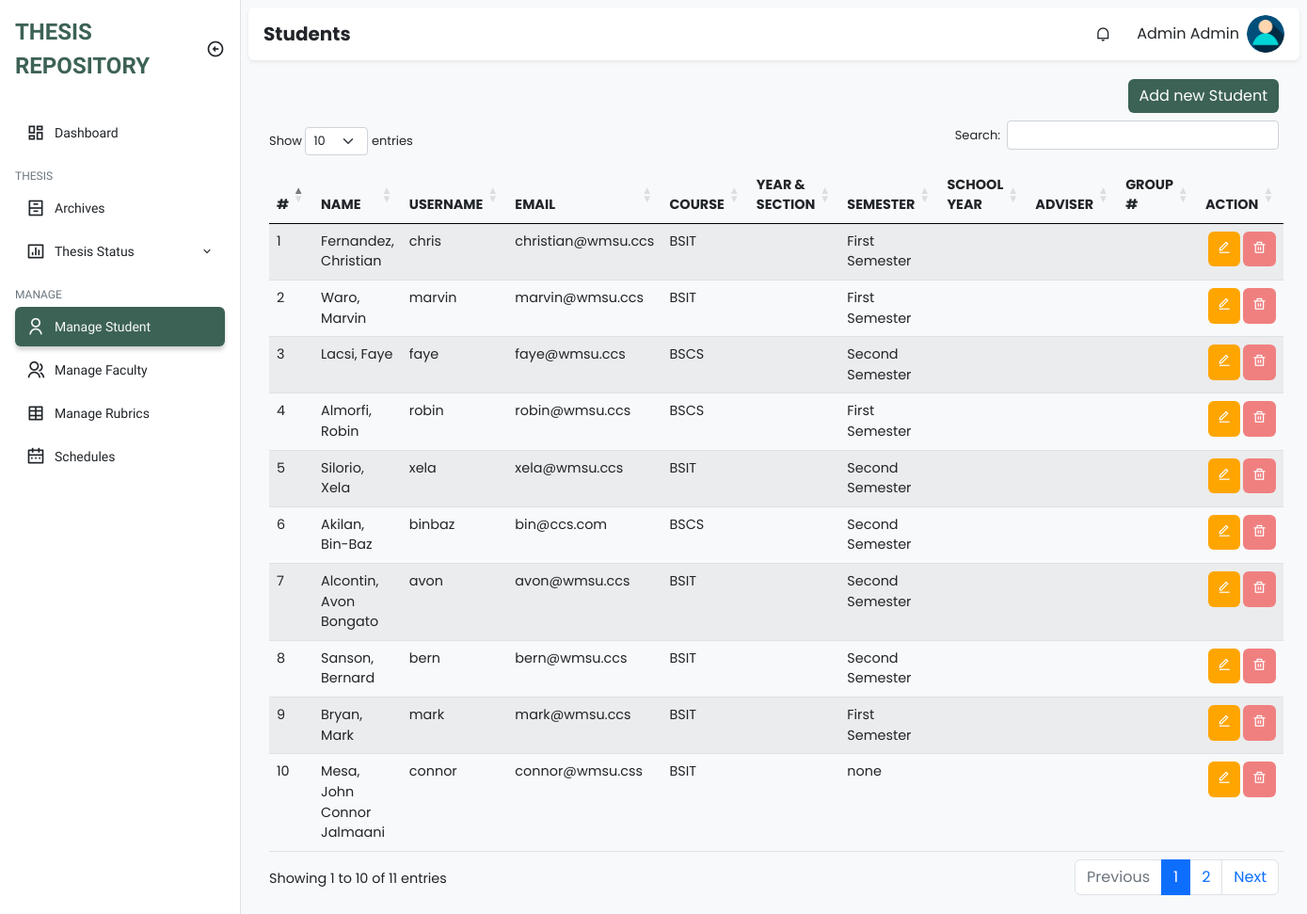
Page /admin/manage_students.php (signed in) on the earlier database version.
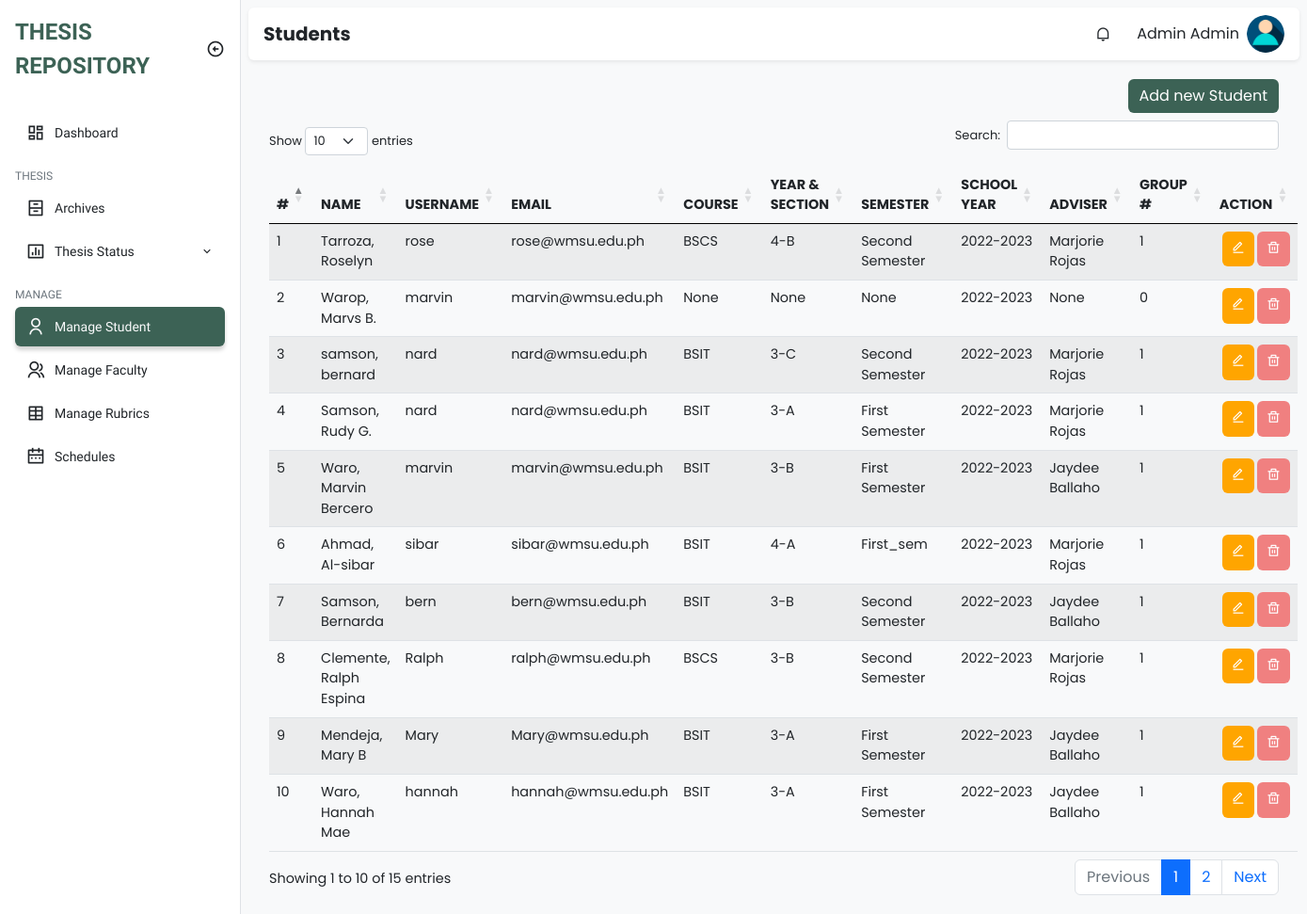
Same page on the later database version.
### tables this page shows
CREATE TABLE `student` (
  `id` int(11) NOT NULL,
  `firstname` varchar(255) NOT NULL,
  `middle_name` varchar(255) NOT NULL,
  `lastname` varchar(255) NOT NULL,
  `username` varchar(255) NOT NULL,
  `email` varchar(100) NOT NULL,
  `password` varchar(255) NOT NULL,
  `type` varchar(100) NOT NULL,
  `course` varchar(100) NOT NULL,
  `year_and_section` varchar(20) NOT NULL,
  `sem` varchar(100) NOT NULL,
  `school_year` varchar(50) NOT NULL,
  `your_adviser` varchar(100) NOT NULL,
  `your_group` int(10) NOT NULL,
  `created_at` timestamp NOT NULL DEFAULT current_timestamp(),
  `updated_at` timestamp NOT NULL DEFAULT current_timestamp() ON UPDATE current_timestamp()
);

### class/student.class.php (called while the page is built, shortened)
<?php
class Student{
    protected $db;
    function __construct()
    {
        $this->db = new Database();
    }
    function show(){
        $sql = "SELECT * FROM student ORDER BY CONCAT('lastname',', ','firstname') ASC;";
        $query=$this->db->connect()->prepare($sql);
        if($query->execute()){
            $data = $query->fetchAll();
        }
        return $data;
    }
}
?>

### class/database.sample.php (called while the page is built)
<?php
class Database{
    private $host = 'localhost';
    private $username = 'root';
    private $password = '';
    private $database = 'tams';
    protected $connection;
    function connect(){
        try
			{
				$this->connection = new PDO("mysql:host=$this->host;dbname=$this->database",
											$this->username, $this->password);
			}
			catch (PDOException $e)
			{
				echo "Connection error " . $e->getMessage();
			}
        return $this->connection;
    }
}
?>

### admin/manage_students.php (the view, shortened to what this page needs)
<?php
require_once '../class/student.class.php';
?>
<!DOCTYPE html>
<html lang="en">
  <head>
    <link
      href="https://cdn.jsdelivr.net/npm/remixicon@2.5.0/fonts/remixicon.css"
      rel="stylesheet"
    />
    <link rel="stylesheet" href="https://cdn.datatables.net/1.13.1/css/dataTables.bootstrap5.min.css">
    <link rel="stylesheet" href="https://cdn.datatables.net/responsive/2.4.0/css/responsive.bootstrap.min.css">
    <link rel="stylesheet" href="../assets/css/bootstrap.min.css" />
    <link rel="stylesheet" href="../assets/css/style.css" />
  </head>
  <body>
    <div class="sidebar position-fixed top-0 bottom-0 bg-white border-end">
      <div class="d-flex align-items-center p-3">
        <a
          href="#"
          class="sidebar-logo text-uppercase fw-bold text-decoration-none text-indigo fs-4"
          >Thesis Repository</a
        >
        <i
          class="sidebar-toggle ri-arrow-left-circle-line ms-auto fs-5 d-none d-md-block"
        ></i>
      </div>
      <ul class="sidebar-menu p-3 m-0 mb-0">
        <li class="sidebar-menu-item">
          <a href="dashboard.php">
            <i class="ri-dashboard-line sidebar-menu-item-icon"></i>
            Dashboard
          </a>
        </li>
        <li class="sidebar-menu-divider mt-3 mb-1 text-uppercase">Thesis</li>
        <li class="sidebar-menu-item">
          <a href="archives.php">
            <i class="ri-archive-drawer-line sidebar-menu-item-icon"></i>
            Archives
          </a>
        </li>
        <li class="sidebar-menu-item has-dropdown">
          <a href="thesis_status.php">
              <i class="ri-bar-chart-box-line sidebar-menu-item-icon"></i>
              Thesis Status
              <i class="ri-arrow-down-s-line sidebar-menu-item-accordion ms-auto"></i>
          </a>
      </li>
        <li class="sidebar-menu-divider mt-3 mb-1 text-uppercase">Manage</li>
        <li class="sidebar-menu-item active">
          <a href="manage_students.html">
            <i class="ri-user-line sidebar-menu-item-icon"></i>
            Manage Student
          </a>
        </li>
        <li class="sidebar-menu-item">
          <a href="manage_faculty.php">
            <i class="ri-group-line sidebar-menu-item-icon"></i>
            Manage Faculty
          </a>
        </li>
        <li class="sidebar-menu-item">
          <a href="manage_rubrics.php">
            <i class="ri-table-2 sidebar-menu-item-icon"></i>
            Manage Rubrics
          </a>
        </li>
        <li class="sidebar-menu-item">
          <a href="manage_schedules.php">
            <i class="ri-calendar-2-line sidebar-menu-item-icon"></i>
            Schedules
          </a>
        </li>
      </ul>
    </div>
    <main class="bg-light">
      <div class="p-2">
        <nav class="px-3 py-2 bg-white rounded shadow-sm">
          <h5 class="fw-bold mb-0 me-auto">Students</h5>
          <div class="dropdown me-3 d-none d-sm-block">
            <div
              class="cursor-pointer dropdown-toggle navbar-link"
              data-bs-toggle="dropdown"
              aria-expanded="false"
            >
              <i class="ri-notification-line"></i>
            </div>
          </div>
          <div class="dropdown">
            <div
              class="d-flex align-items-center cursor-pointer dropdown-toggle"
              data-bs-toggle="dropdown"
              aria-expanded="false"
            >
              <span class="me-2 d-none d-sm-block"><?php echo $_SESSION['fullname'] ?></span>
              <img
                class="navbar-profile-image"
                src="../img/u-icon.png" alt="Image"
              />
            </div>
          </div>
        </nav>
        <div class="py-4">
          <div class="container padding-bottom">
                  <div class="head-cont d-flex justify-content-end pb-2">
                      <a class="btn btn-primary add-button" href="add_student.php">Add new Student</a>
                  </div>
                    <table id="example" class="table table-striped" style="width:100%">
                        <thead>
                        <tr>
                            <th>#</th>
                            <th>Name</th>
                            <th>Username</th>
                            <th>Email</th>
                            <th>Course</th>
                            <th>Year & Section</th>
                            <th>Semester</th>
                            <th>School Year</th>
                            <th>Adviser</th>
                            <th>Group #</th>
                            <th class="action">Action</th>
                        </tr>
                        </thead>
                        <tbody>
                                <?php
                                    require_once '../class/student.class.php';
                                    $student = new Student();
                                    $i = 1;
                                    foreach ($student->show() as $value){
                                ?>
                                    <tr>
                                        <td><?php echo $i ?></td>
                                        <td><?php echo $value['lastname'] . ', ' . $value['firstname'] . ' ' . $value['middle_name'] ?></td>
                                        <td><?php echo $value['username'] ?></td>
                                        <td><?php echo $value['email'] ?></td>
                                        <td><?php echo $value['course'] ?></td>
                                        <td><?php echo $value['year_and_section'] ?></td>
                                        <td><?php echo $value['sem'] ?></td>
                                        <td><?php echo $value['school_year'] ?></td>
                                        <td><?php echo $value['your_adviser'] ?></td>
                                        <td><?php echo $value['your_group'] ?></td>
                                        <?php
                                            if($_SESSION['user_type'] == 'admin'){
                                        ?>
                                            <td>
                                                <div class="actions">
                                                    <a class="action-edit" href="edit_student.php?id=<?php echo $value['id'] ?>"><i class="ri-edit-line"></i></a>
                                                    <a class="action-delete" href="delete_student.php?id=<?php echo $value['id'] ?>" onclick="return confirm('Are you sure to delete?')"><i class="ri-delete-bin-line"></i></a>
                                                </div>
                                            </td>
                                        <?php
                                            }
                                        ?>
                                    </tr>
                                <?php
                                    $i++;
                                }
                                ?>
                        </tbody>
                    </table>
          </div>
        </div>
    </div>
    </main>
  </body>
</html>

Differences in the rows shown:
removed student: lastname "Fernandez", firstname "Christian", username "chris", email "christian@wmsu.ccs", course "BSIT", sem "First Semester"
removed student: lastname "Waro", firstname "Marvin", username "marvin", email "marvin@wmsu.ccs", course "BSIT", sem "First Semester"
removed student: lastname "Lacsi", firstname "Faye", username "faye", email "faye@wmsu.ccs", course "BSCS", sem "Second Semester"
removed student: lastname "Almorfi", firstname "Robin", username "robin", email "robin@wmsu.ccs", course "BSCS", sem "First Semester"
removed student: lastname "Silorio", firstname "Xela", username "xela", email "xela@wmsu.ccs", course "BSIT", sem "Second Semester"
removed student: lastname "Akilan", firstname "Bin-Baz", username "binbaz", email "bin@ccs.com", course "BSCS", sem "Second Semester"
removed student: lastname "Alcontin", firstname "Avon", middle_name "Bongato", username "avon", email "avon@wmsu.ccs", course "BSIT", sem "Second Semester"
removed student: lastname "Sanson", firstname "Bernard", username "bern", email "bern@wmsu.ccs", course "BSIT", sem "Second Semester"
removed student: lastname "Bryan", firstname "Mark", username "mark", email "mark@wmsu.ccs", course "BSIT", sem "First Semester"
removed student: lastname "Mesa", firstname "John Connor", middle_name "Jalmaani", username "connor", email "connor@wmsu.css", course "BSIT", sem "none"
added student: lastname "Tarroza", firstname "Roselyn", username "rose", email "rose@wmsu.edu.ph", course "BSCS", year_and_section "4-B", sem "Second Semester", school_year "2022-2023", your_adviser "Marjorie Rojas", your_group "1"
added student: lastname "Warop", firstname "Marvs", middle_name "B.", username "marvin", email "marvin@wmsu.edu.ph", course "None", year_and_section "None", sem "None", school_year "2022-2023", your_adviser "None", your_group "0"
added student: lastname "samson", firstname "bernard", username "nard", email "nard@wmsu.edu.ph", course "BSIT", year_and_section "3-C", sem "Second Semester", school_year "2022-2023", your_adviser "Marjorie Rojas", your_group "1"
added student: lastname "Samson", firstname "Rudy", middle_name "G.", username "nard", email "nard@wmsu.edu.ph", course "BSIT", year_and_section "3-A", sem "First Semester", school_year "2022-2023", your_adviser "Marjorie Rojas", your_group "1"
added student: lastname "Waro", firstname "Marvin", middle_name "Bercero", username "marvin", email "marvin@wmsu.edu.ph", course "BSIT", year_and_section "3-B", sem "First Semester", school_year "2022-2023", your_adviser "Jaydee Ballaho", your_group "1"
added student: lastname "Ahmad", firstname "Al-sibar", username "sibar", email "sibar@wmsu.edu.ph", course "BSIT", year_and_section "4-A", sem "First_sem", school_year "2022-2023", your_adviser "Marjorie Rojas", your_group "1"
added student: lastname "Samson", firstname "Bernarda", username "bern", email "bern@wmsu.edu.ph", course "BSIT", year_and_section "3-B", sem "Second Semester", school_year "2022-2023", your_adviser "Jaydee Ballaho", your_group "1"
added student: lastname "Clemente", firstname "Ralph", middle_name "Espina", username "Ralph", email "ralph@wmsu.edu.ph", course "BSCS", year_and_section "3-B", sem "Second Semester", school_year "2022-2023", your_adviser "Marjorie Rojas", your_group "1"
added student: lastname "Mendeja", firstname "Mary", middle_name "B", username "Mary", email "Mary@wmsu.edu.ph", course "BSIT", year_and_section "3-A", sem "First Semester", school_year "2022-2023", your_adviser "Jaydee Ballaho", your_group "1"
added student: lastname "Waro", firstname "Hannah", middle_name "Mae", username "hannah", email "hannah@wmsu.edu.ph", course "BSIT", year_and_section "3-A", sem "First Semester", school_year "2022-2023", your_adviser "Jaydee Ballaho", your_group "1"
Other differences:
text written by a page script: "Show entries Search: Showing 1 to 10 of 11 entries Previous 1 2 Next" → "Show entries Search: Showing 1 to 10 of 15 entries Previous 1 2 Next"
